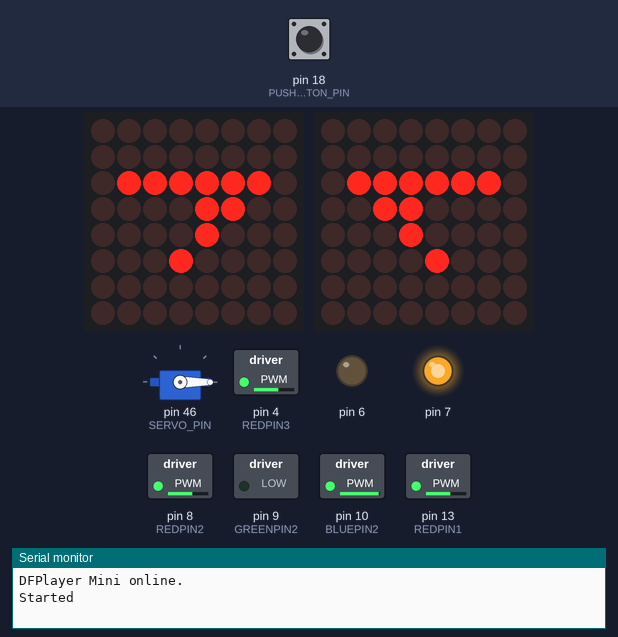
This sketch was run on a simulated Arduino Mega 2560, built with avr-gcc and run on an emulated ATmega2560. On the bench: 2 × 8×8 LED matrix, servo, switched loads named in the sketch (green lamp = pin HIGH), output pins drawn as LEDs (lit = HIGH), the last lines printed to the serial monitor. Inputs (shaded band) come from the test bench; at power-on: pin 18 (PUSHBUTTON_PIN) LOW. The audio player accepts every command and is not drawn.

Above: at 5.75 s.
5.8 s: pin 18 (PUSHBUTTON_PIN) pulled HIGH for 0.15 s
At 7.55 s:
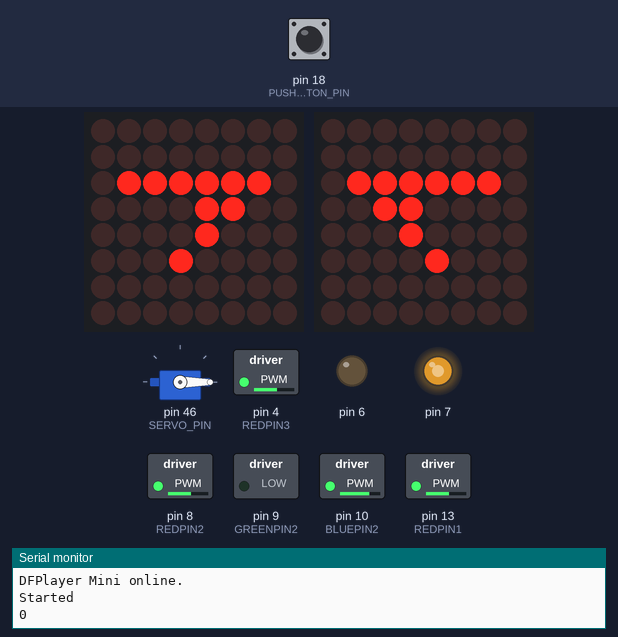
At 8.17 s:
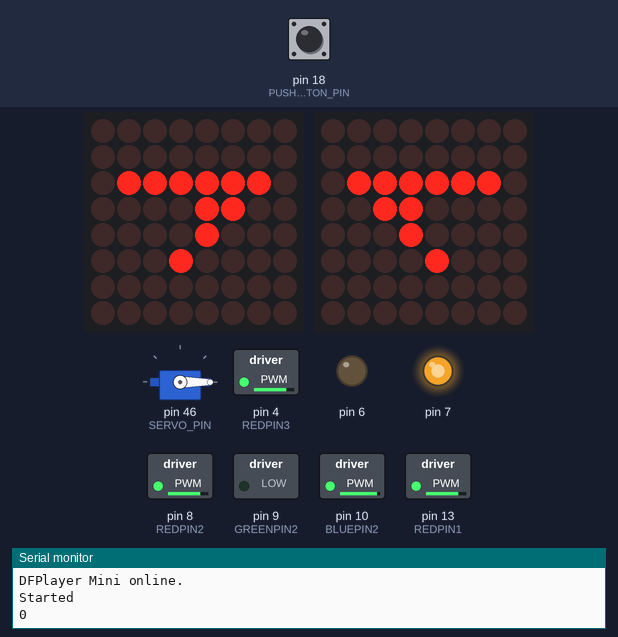
Timing chart, 0 to 18.8 s (numbered marks = the images above; inputs shaded):
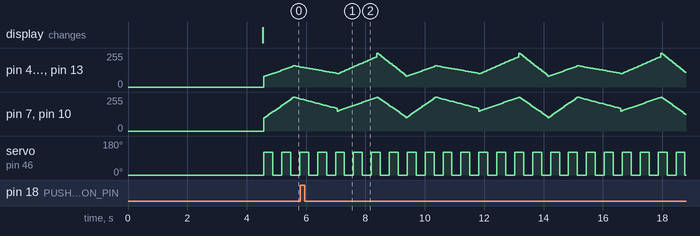

The sketch:

whale.ino
```cpp
#include "WhaleController.h"

WhaleController whaleController;

void setup() {
  Serial.begin(9600);

  whaleController.init();
  whaleController.initButton(PUSHBUTTON_PIN);
  whaleController.initPir(PIR_PIN);

  Serial.println("Started");
  Serial.flush();
  // whaleSound.setEmotion(2);
  delay(4000);
  whaleController.setEmotion(2, 50000);
}

void loop() {
  // delay(15000);
  // whaleController.setEmotion(3, 10000);
  // delay(15000);
  // whaleController.setEmotion(4, 10000);
  // delay(15000);
  // whaleController.setEmotion(5, 10000);
  // whaleController.routine();
}
```

WhaleController.cpp
```cpp
#include "Arduino.h"
#include "WhaleController.h"

int currState;
bool stateChanged;


#define LDR_TRIGGERVALUE 800
WhaleController *whaleControllerInstance;

//Wrapper function for ISR
WhaleController::WhaleController(){
	whaleControllerInstance = this;
}


void WhaleController::init(){
  whaleEyes.init();
  whaleRGB.init(LED1_R, LED2_R, LED2_G, LED2_B, LED3_R, LED3_1_G, LED3_1_B);
  whaleFins.init(SERVO_PIN);
  whaleSound.init();
  whaleRTC.init();
  // whaleFSM.init(this);
  stopEmotionsTime = 0;
  currState = 0;
  stateChanged = false;
  //BLUETOOTH
  Serial3.begin(9600);
}

//////////////////////// ISR ////////////////////////////////////////////////////////

void buttonChanged(){
	cli();
  	if (whaleControllerInstance){
    	whaleControllerInstance->buttonHandler();
  	}
  	sei();
}

// void pirChanged(){
// 	cli();
//   	if (whaleControllerInstance){
//       	whaleControllerInstance->pirHandler();
//   	}
//   	sei();
// }

//////////////////////// Methods ////////////////////////////////////////////////////////

void WhaleController::setEmotion(short emotion, unsigned long int duration){
	whaleEyes.setEmotion(emotion);
	whaleRGB.setEmotion(emotion);
	whaleFins.setEmotion(emotion);
	whaleSound.setEmotion(emotion);
	TIMSK2 = (1 << TOIE2);
	TIMSK4 = (1 << TOIE4);
	this->stopEmotionsTime = millis() + duration;
}

void WhaleController::stopEmotions(){
	// whaleRGB.setEmotion(emotion, duration);
	// whaleEyes.setEmotion(emotion);
	// whaleFins.setEmotion(emotion);
	TIMSK2 = (0 << TOIE2);
	TIMSK4 = (0 << TOIE4);
}

void WhaleController::initButton(int pin){
	this->btn_pin = pin;
	pinMode(this->btn_pin, INPUT);
	attachInterrupt(digitalPinToInterrupt(this->btn_pin), buttonChanged, RISING);
}

void WhaleController::initLdr(int pin){
	this->ldr_pin = pin;
}

void WhaleController::initPir(int pin){
	this->pir_pin = pin;
	pinMode(this->pir_pin, INPUT);
	// attachInterrupt(digitalPinToInterrupt(this->pir_pin), pirChanged, CHANGE);
}

void WhaleController::buttonHandler(){
	Serial.println(currState);
	currState++;
	if(currState > 6){
	    currState = 0;
	}
	stateChanged = true;
}

// void WhaleController::pirHandler(){
//   	if(digitalRead(this->pir_pin)){
// 		Serial.println("ciao mbare");
//  	}else{
//  		Serial.println("niente...");
//  	}
// }

void WhaleController::routine(){
	if(stateChanged){
	    setEmotion(currState, 4500);
	    stateChanged = false;
	}
	if(this->stopEmotionsTime > 0 && millis() > this->stopEmotionsTime){
		cli();
	    this->stopEmotions();
		sei();
	}
	if (Serial3.available()){
	   	String data = Serial3.readStringUntil('\n');
		if(data != NULL){
			Serial3.println("ciao! 1:set bed time, 2: set wakeup time, 3: show bedtime, 4:show wakeup time");
	   		Serial3.println(data);
	   		if(data=="1,20\n"){
	    		Serial3.println("perfetto");
	    		// this->setEmotion(4, 2000);
	   		}
		}
	}
	//check PIR
	if (digitalRead(this->pir_pin)) { // check if the input is HIGH
	    if (pirState == LOW) {
	      // we have just turned on
	    	// Serial.println("Motion detected!");
	    	currState++;
	    	stateChanged=true;
	      // We only want to print on the output change, not state
	      	pirState = HIGH;
	    }
	} else {
	    if (pirState == HIGH){
	      	// We only want to print on the output change, not state
	    	pirState = LOW;
	    }
	}

	//check LDR
	// if(analogRead(this->ldr_pin) > LDR_TRIGGERVALUE){
	//   	// Serial.println(analogRead(this->ldr_pin));
	// 	currState++;
	// 	if(currState > 6){
	// 	    currState = 0;
	// 	}
	// }
}
```

WhaleController.h
```cpp
#ifndef WhaleController_h
#define WhaleController_h

#include "Arduino.h"
#include "WhaleRGB.h"
#include "WhaleEyes.h"
#include "WhaleFins.h"
#include "WhaleSound.h"
#include "WhaleRTC.h"
// #include "WhaleFSM.h"

#define PIR_PIN           19
#define PUSHBUTTON_PIN    18
#define LDR_PIN           A0
#define SERVO_PIN         46

#define LED1_R            13
// #define LED1_G         44
// #define LED1_B         45

#define LED2_R            8
#define LED2_G            9
#define LED2_B            10

#define LED3_R            4
#define LED3_1_G          6
#define LED3_1_B          7


class WhaleController
{
  public:
    WhaleController();
    void init();
    void buttonHandler();
    void pirHandler();
    void setEmotion(short, unsigned long int);
    void initButton(int);
    void initPir(int);
    void initLdr(int);
    void routine();
  private:
    void stopEmotions();
    int btn_pin;
    int pir_pin;
    int ldr_pin;
    int pirState;
    unsigned long int stopEmotionsTime;
    WhaleEyes whaleEyes;
    WhaleRGB whaleRGB;
    WhaleFins whaleFins;
    WhaleSound whaleSound;
    WhaleRTC whaleRTC;
    // WhaleFSM whaleFSM;
};

#endif
```

WhaleEyes.cpp
```cpp
#include "Arduino.h"
#include "WhaleEyes.h"
#include <Wire.h>
#include <Adafruit_GFX.h>
#include "Adafruit_LEDBackpack.h"

#define EXPRESSIONS 7

Adafruit_8x8matrix leftEye = Adafruit_8x8matrix();
Adafruit_8x8matrix rightEye = Adafruit_8x8matrix();

uint8_t
  activation_bpm[]=
  { B00000000,
    B00011000,
    B01100110,
    B01000010,
    B10011001,
    B00011000,
    B00000000,
    B00000000 },
//JOY
  joy_bpm[]=
  { B00000000,
    B00000000,
    B00011000,
    B00100100,
    B01000010,
    B01000010,
    B00000000,
    B00000000 },
//FEAR
  fearLeft_bmp[] =
  { B00000000,
    B00000000,
    B01111110,
    B00001100,
    B00001000,
    B00010000,
    B00000000,
    B00000000 },
  fearRight_bmp[] =
  { B00000000,
    B00000000,
    B01111110,
    B00110000,
    B00010000,
    B00001000,
    B00000000,
    B00000000 },
//ANGER
  angerLeft_bpm[] =
  { B00000000,
    B01100000,
    B01010000,
    B01001100,
    B01000010,
    B01111111,
    B00000000,
    B00000000 },
  angerRight_bpm[] =
  { B00000000,
    B00000110,
    B00001010,
    B00110010,
    B01000010,
    B11111110,
    B00000000,
    B00000000 },
//SAD
  sadLeft_bpm[] =
  { B00000000,
    B00000000,
    B00000000,
    B00000010,
    B00000010,
    B00001110,
    B01111100,
    B11000000 },
  sadRight_bpm[] =
  { B00000000,
    B00000000,
    B00000000,
    B01000000,
    B01000000,
    B01110000,
    B00111110,
    B00000011 },
//DISGUST
  disgustLeft_bmp[] =
  { B00001100,
    B00010000,
    B00100000,
    B01001110,
    B00001110,
    B00001110,
    B00000000,
    B00000000 },
  disgustRight_bmp[] =
  { B00110000,
    B00001000,
    B00000100,
    B01110010,
    B01110000,
    B01110000,
    B00000000,
    B00000000 },
//NEUTRAL
  neutralLeft_bpm[] =
  { B00000000,
    B00011100,
    B00111100,
    B00101100,
    B00111100,
    B00111100,
    B00000000,
    B00000000 },
  neutralRight_bpm[] =
  { B00000000,
    B00111000,
    B00111100,
    B00110100,
    B00111100,
    B00111100,
    B00000000,
    B00000000 };

uint8_t* bpmIdx[EXPRESSIONS*2] = {
  &activation_bpm[0], &activation_bpm[0],
  &joy_bpm[0], &joy_bpm[0],
  &fearLeft_bmp[0], &fearRight_bmp[0],
  &angerLeft_bpm[0], &angerRight_bpm[0],
  &sadLeft_bpm[0], &sadRight_bpm[0],
  &disgustLeft_bmp[0], &disgustRight_bmp[0],
  &neutralLeft_bpm[0], &neutralRight_bpm[0]
};

WhaleEyes::WhaleEyes(){}

void WhaleEyes::init(){
  leftEye.begin(0x71);  // pass in the address
  rightEye.begin(0x70);  // pass in the address

  leftEye.setBrightness(15);
  leftEye.setRotation(1);
  rightEye.setBrightness(15);
  rightEye.setRotation(1);
}

void WhaleEyes::setEmotion(short idx){
    byte s=idx*2;
    writeMatrix(bpmIdx[s], bpmIdx[s+1]);
}

void WhaleEyes::writeMatrix(uint8_t left_bmp[], uint8_t right_bmp[]){
  leftEye.clear();
  //(x, y, bitmap, width, height, color)
  leftEye.drawBitmap(0, 0, left_bmp, 8, 8, LED_ON);
  leftEye.writeDisplay();

  rightEye.clear();
  //(x, y, bitmap, width, height, color)
  rightEye.drawBitmap(0, 0, right_bmp, 8, 8, LED_ON);
  rightEye.writeDisplay();
}
```

WhaleEyes.h
```cpp
#ifndef WhaleEyes_h
#define WhaleEyes_h

#include "Arduino.h"

class WhaleEyes
{
  public:
    WhaleEyes();
    void init();
    void setEmotion(short);
    void writeMatrix(uint8_t[], uint8_t[]);
};

#endif
```

WhaleFins.cpp
```cpp
#include "Arduino.h"
#include "WhaleFins.h"

int durations[] = {2000, 300, 300, 200, 1000, 700, 0};
int angles[] = {160, 180, 120, 100, 180, 130, 0};
short currEmotionIndex;

Servo servo;
unsigned long int nextServoMove;
int servoAngle;
int servoTimeStep;
short servoClockwise;
bool servoActiveEmotion;

WhaleFins::WhaleFins(){}

void WhaleFins::init(int servo_pin){
  this->_pin = servo_pin;
  servo.attach(this->_pin);
  nextServoMove = 50;
  servoAngle = 180;
  servoClockwise = 0;
  servoActiveEmotion = true;
  servoTimeStep = 300;
  servo.write(0);
  currEmotionIndex = 0;
}

void WhaleFins::setEmotion(short idx)
{
    currEmotionIndex = idx;
  	servo.write(0);
}

ISR(TIMER4_OVF_vect){
  if (millis() > nextServoMove){
    servo.write(angles[currEmotionIndex] - angles[currEmotionIndex] * servoClockwise);
		servoClockwise = 1 - servoClockwise;
    nextServoMove = millis() + durations[currEmotionIndex];
 	}
}
```

WhaleFins.h
```cpp
#ifndef WhaleFins_h
#define WhaleFins_h

#include "Arduino.h"
#include <Servo.h>

class WhaleFins
{
  public:
    WhaleFins();
    void init(int);
    void setEmotion(short);
  private:
    int _pin;
};

#endif
```

WhaleRGB.cpp
```cpp
#include "Arduino.h"
#include "WhaleRGB.h"
#include <avr/io.h>
#include <avr/interrupt.h>
#include <math.h>


//Time in milliseconds LED stays fixed on a RGB value during "Color fading"
#define TIMESTEP 50
#define TIME_THRESH 50
#define EXPRESSIONS 7
//Hardcoded emotion color matrix row dimension
#define NUMCOLOR 33
#define RGB 3

byte currentColor[RGB] = {0,0,0};

/**
 * All the colors for all the emotion transitions are hardcoded in matrix
 * Colors are represented by the 3 byte values of Red, Green, Blue
 */
byte colors[NUMCOLOR][RGB] = {
  //Activation
  {60,60,60},//0
  {255,255,255},//1
  //JOY
  {0, 255, 0},//2
  {0, 255, 255},//3
  {0, 255, 120},//4
  {0, 190, 255},//5
  {130, 255, 0},//6
  {0, 255, 255},//7
  {0, 255, 120},//8
  {0, 255, 255},//9
  {130, 255, 0},//10
  //FEAR
  {80,0,100},//11
  {160,0,255},//12
  {100,0,150},//13
  {255,0,255},//14
  //ANGER
  {255,0,0},//15
  {80,40,0},//16
  {255,0,0},//17
  {150,20,20},//18
  //SADNESS
  {20,20,255},//19
  {150,170,225},//20
  {40,60,120},//21
  {0,0,90},//22
  {150,170,225},//23
  //DISGUST
  {30,90,50},//24
  {0,220,55},//25
  //NEUTRAL
  {240,240,240},//26
  {80,80,80},//27
  {80,80,80},//28
  {0,0,0},//29
  {0,0,0},//30
  {80,80,80},//31
  {80,80,80},//32
};
int fadeTime[NUMCOLOR] = {
  //Activation index=0
  1000, 1000,
  //JOY index=2
  1000,1000,1000,1000,1000,1000,1000,1000,1000,
  //FEAR index=11
  1000,2000,1500,1000,
  //ANGER index=15
  1500,2500,1500,3000,
  //SADNESS index=19
  1000,1500,2000,1000,1500,
  //DISGUST index=24
  2500,1000,
  //NEUTRAL index=26
  5000,1000,1500,3000,1000,1500,3000
};

/**
 * Emotion orientation in terms of starting and ending color will be provided by external indexes representing matrix row.
 * Those indexes will be set by the SetEmotion() function.
 */
byte exprIdxStart[EXPRESSIONS]={0,2,11,15,19,24,26};
byte exprIdxEnd[EXPRESSIONS]={1,10,14,18,23,25,32};

/**
 * In order to easilly change the colors of the individual transitions, this matrix stores all the RGB-step from a color to the next.
 * The RGB-step depends on RGB Source and Destination, individual transition time-to-fade, constant TimeStep.
 */
byte difference[NUMCOLOR][RGB];
short strtTransitionIdx, endTransitionIdx;
short exprIdx;

          ///////////////////////////
          //---Control Variables---//
          ///////////////////////////
byte i, j, k, dif;
unsigned long int nexttime;
unsigned long int duration;
bool colorReached, activeEmotion;


int REDPIN1;
int REDPIN2;
int GREENPIN2;
int BLUEPIN2;
int REDPIN3;
int GREENPIN3_1;
int BLUEPIN3_1;

WhaleRGB::WhaleRGB(){}

void WhaleRGB::init(int LED1_R,int LED2_R,int LED2_G,int LED2_B,int LED3_R,int LED3_G,int LED3_B){

  REDPIN1 = LED1_R;
  REDPIN2 = LED2_R;
  GREENPIN2 = LED2_G;
  BLUEPIN2 = LED2_B;
  REDPIN3 = LED3_R;
  GREENPIN3_1 = LED3_G;
  BLUEPIN3_1 = LED3_B;
  pinMode(REDPIN1, OUTPUT);
  pinMode(REDPIN2, OUTPUT);
  pinMode(GREENPIN2, OUTPUT);
  pinMode(BLUEPIN2, OUTPUT);
  pinMode(REDPIN3, OUTPUT);
  pinMode(GREENPIN3_1, OUTPUT);
  pinMode(BLUEPIN3_1, OUTPUT);

  calcDifference();
  activeEmotion=false;
  nexttime = 50;
}

void WhaleRGB::setEmotion(short idx){
  exprIdx=idx;
  strtTransitionIdx = exprIdxStart[exprIdx];
  endTransitionIdx = exprIdxStart[exprIdx]+1;
  for(k=0; k<RGB; k++){
    currentColor[k] = colors[strtTransitionIdx][k];
  }
  activeEmotion = true;
}

ISR(TIMER2_OVF_vect){
  if (activeEmotion && millis() > nexttime){

    //RGB write from the previous color
    analogWrite(REDPIN1, currentColor[0]);
    analogWrite(REDPIN2, currentColor[0]);
    analogWrite(REDPIN3, currentColor[0]);
    analogWrite(GREENPIN2, currentColor[1]);
    analogWrite(GREENPIN3_1, currentColor[1]);
    analogWrite(BLUEPIN2, currentColor[2]);
    analogWrite(BLUEPIN3_1, currentColor[2]);

    // Calculate new color for next ISR
    for(k = 0; k < RGB; k++){
      if(currentColor[k] != colors[endTransitionIdx][k]){
        if(currentColor[k] < colors[endTransitionIdx][k])
          currentColor[k] += difference[strtTransitionIdx][k];
        else
          currentColor[k] -= difference[strtTransitionIdx][k];
      }
    }

    //check if, with this fading transition, 'currentColor' has reached RGB end stored in matrix
    for(k=0, colorReached = false; k<RGB; k++){
      dif = abs(currentColor[k] - colors[endTransitionIdx][k]);
      if(dif>0 && dif<=difference[strtTransitionIdx][k])
        colorReached = true;
    }

    //if transition complete Transition indexes are incremented by 1, in order to load the new transition.
    if(colorReached){
      strtTransitionIdx++;
      //if one of the indexes has reached the end for the emotion, the first emotion index is loaded (fading loop)
      if(strtTransitionIdx > exprIdxEnd[exprIdx])
        strtTransitionIdx = exprIdxStart[exprIdx];

      endTransitionIdx++;
      if(endTransitionIdx > exprIdxEnd[exprIdx])
        endTransitionIdx = exprIdxStart[exprIdx];

      for(k=0; k<RGB; k++){
        currentColor[k] = colors[strtTransitionIdx][k];
      }
    }
    nexttime = millis() + TIMESTEP;
    // duration -= TIMESTEP;
    // if(duration < TIME_THRESH){
    // TIMSK2 = (0 << TOIE2);
    //  Serial.println("RGB stopEmotion");
    //  Serial.flush();
    //   activeEmotion = false;
    //   analogWrite(REDPIN1, 0);
    //   analogWrite(REDPIN2, 0);
    //   analogWrite(REDPIN3, 0);
    //   analogWrite(GREENPIN2, 0);
    //   analogWrite(GREENPIN3_1, 0);
    //   analogWrite(BLUEPIN2, 0);
    //   analogWrite(BLUEPIN3_1, 0);
    // }

  }
}


void WhaleRGB::calcDifference(){
  for(i=0; i<EXPRESSIONS; i++){
    for(j=exprIdxStart[i]; j<exprIdxEnd[i]; j++){
      for(k=0; k<RGB; k++){
        difference[j][k] = round((float)(abs((int)colors[j][k] - (int)colors[j+1][k]) * (int)TIMESTEP) / fadeTime[j]);
       // Serial.print(difference[j][k]);
       // Serial.print(',');
      }
     // Serial.println(' ');
     // Serial.flush();
    }
    for(k=0; k<RGB; k++){
      difference[j][k] = round((float)(abs((int)colors[j][k] - (int)colors[exprIdxStart[i]][k]) * TIMESTEP) / fadeTime[j]);
     // Serial.print(difference[j][k]);
     // Serial.print(',');
    }
   // Serial.println(' ');
   // Serial.flush();
  }
 // Serial.println("---\n");
}
```

WhaleRGB.h
```cpp
#ifndef WhaleRGB_h
#define WhaleRGB_h

#include "Arduino.h"

class WhaleRGB{
  public:
    WhaleRGB();
    void init(int, int, int, int, int, int, int);
    void setEmotion(short);
  private:
    void calcDifference();
};

#endif
```

WhaleRTC.cpp
```cpp
#include "Arduino.h"
#include "WhaleRTC.h"

#include "RTClib.h"

RTC_PCF8523 rtc;

WhaleRTC::WhaleRTC(){}

void WhaleRTC::init(){
  if (! rtc.begin()) {
    Serial.println("RTC Fail. I keep going anyway...");
    Serial.flush();
  }
  if (! rtc.initialized()) {
    Serial.println("RTC has not been initialized and thus is NOT running!");
    // following line sets the RTC to the date & time from the computer the sketch comes from
    rtc.adjust(DateTime(F(__DATE__), F(__TIME__)));
    Serial.flush();
  }
}

byte WhaleRTC::getCurrHour(){
    return rtc.now().hour();
}

byte WhaleRTC::getCurrMinute(){
    return rtc.now().minute();
}
```

WhaleRTC.h
```cpp
#ifndef WhaleRTC_h
#define WhaleRTC_h

#include "Arduino.h"

class WhaleRTC
{
  public:
    WhaleRTC();
    void init();
    byte getCurrMinute();
    byte getCurrHour();
};

#endif
```

WhaleSound.cpp
```cpp
#include "Arduino.h"
#include "WhaleSound.h"
#include "DFRobotDFPlayerMini.h"

#define NUMSOUNDS 6

DFRobotDFPlayerMini audioPlayer;

int soundLenght[NUMSOUNDS] = {
	1000,		//Activation
	10000,	//Joy
	11000,	//Fear
	9000,		//Anger
	8000,		//Sad
	8000		//Disgust
};

WhaleSound::WhaleSound(){}

void WhaleSound::init(){
 	Serial2.begin(9600);
 	if (!audioPlayer.begin(Serial2)) {  //Use softwareSerial to communicate with mp3.
  		Serial.println(F("Unable to begin:"));
    	Serial.println(F("1.Please recheck the connection!"));
    	Serial.println(F("2.Please insert the SD card!"));
    	while(true);
  	}
  	Serial.println(F("DFPlayer Mini online."));

  	audioPlayer.volume(30);  //Set volume value. From 0 to 30
}

void WhaleSound::setEmotion(short idx){
	audioPlayer.play(idx);  //Play mp3 by position
}
```

WhaleSound.h
```cpp
#ifndef WhaleSound_h
#define WhaleSound_h

#include "Arduino.h"

class WhaleSound
{
  	public:
    	WhaleSound();
    	void init();
    	void setEmotion(short);
	private:
};

#endif
```

Measured:
- by itself, pin 7, pin 10 (BLUEPIN2): moves between 100/255 and 255/255, repeating every 4.8 s
- by itself, servo on pin 46 (SERVO_PIN): alternates 120° for 0.30 s and 0° for 0.30 s
